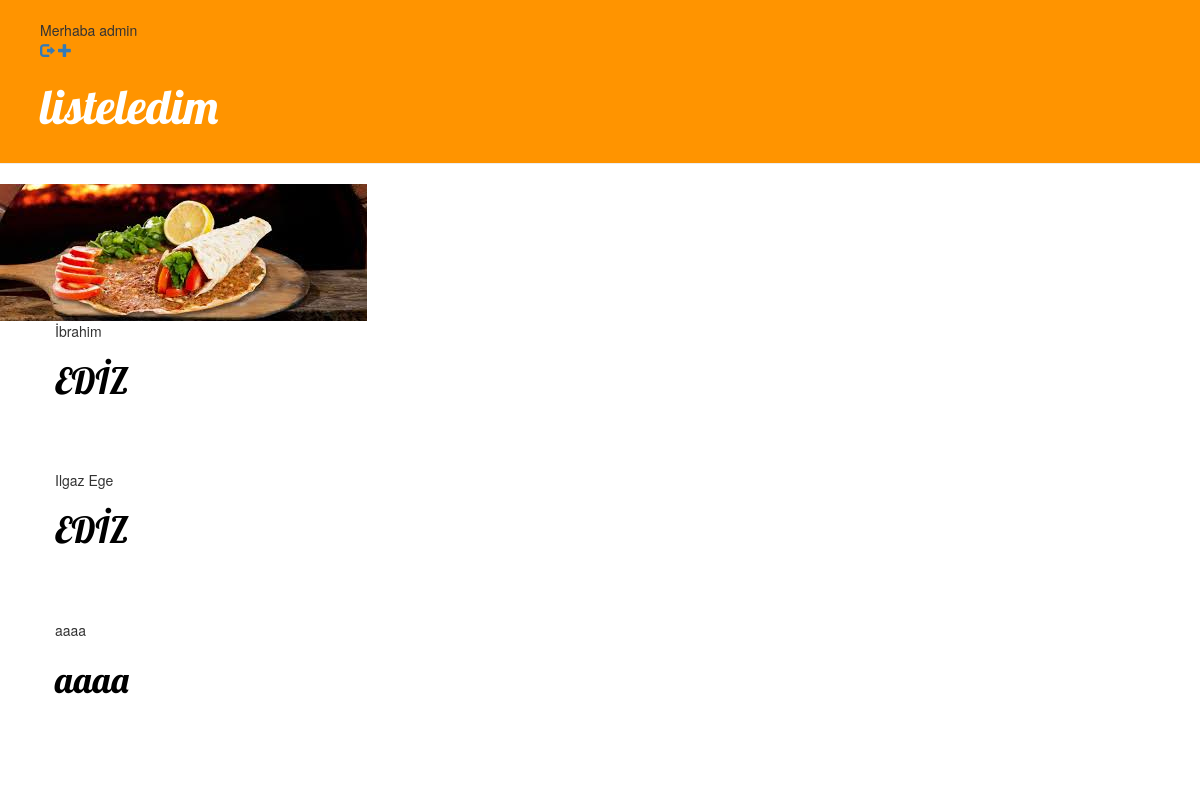
The page /kayit (signed in) on the database its author committed.
### KayitAl/models.py (models this page shows, shortened)
class KayitModels(models.Model):
    adi = models.CharField(max_length=60)
    soyadi = models.CharField(max_length=60)
    cinsiyetCh = [("0","ERKEK"),("1","KADIN")]
    cinsiyet = models.CharField(max_length=15,choices=cinsiyetCh)
    tcKimlikNo = models.BigIntegerField()
    kayit_zaman = models.DateTimeField(default=timezone.now)

### KayitAl/views.py (the view)
# urls.py: path('', views.kayitlist, name='kayit_list'),
def kayitlist(request):
    kayitlar = KayitModels.objects.all()
    return render(request,'kayit/liste.html',{"kayitlar":kayitlar})

### templates/kayit/liste.html
{%extends "../base.html"%}
{%block baslik%}
listeledim
{%endblock%}
    {% block content %}
        <div class="content container">
            <div class="row">
                <div class="col-md-8">
                {% for kayit in kayitlar %}
                    <div class="post">
                          {{ kayit.adi }}
                        <h1><a href="{% url 'kayitagit' pk=kayit.pk %}">{{ kayit.soyadi }}</a></h1>
                    </div>
                {% endfor %}
                </div>
            </div>
        </div>
    {% endblock %}

### templates/base.html (shortened to what this page needs)
{% load static %}
<html>
    <head>
        <link rel="stylesheet" href="//maxcdn.bootstrapcdn.com/bootstrap/3.2.0/css/bootstrap.min.css">
        <link rel="stylesheet" href="//maxcdn.bootstrapcdn.com/bootstrap/3.2.0/css/bootstrap-theme.min.css">
        <link rel="stylesheet" href="{% static 'css/benim.css' %}">
    </head>
    <body>
        <div class="page-header">
        {%if user.is_authenticated %}
        Merhaba {{ user.username }} <br>
        <a href="{% url 'logout' %}"><span class="glyphicon glyphicon-log-out"></span></a>
        {% else %}
        <a href="{% url 'login' %}"><span class="glyphicon glyphicon-log-in"></span></a>
         <a href="{% url 'signup' %}"><span class="glyphicon glyphicon-user"></span></a>
        {%endif %}
        <a href="{% url 'kayityeni' %}"><span class="glyphicon glyphicon-plus"></span></a>
            <h1><a href="/">{%block baslik%}{% endblock %}</a></h1>
        </div>
        <img src="{% static 'css/deneme.jpg' %}"/>
        {% block content %}
        {% endblock %}
    </body>
</html>

### static/css/benim.css (style rules this page uses)
.page-header { background-color: #ff9400; margin-top: 0; padding: 20px 20px 20px 40px; }
.page-header h1, .page-header h1 a, .page-header h1 a:visited, .page-header h1 a:active { color: #ffffff; font-size: 36pt; text-decoration: none; }
.content { margin-left: 40px; }
h1, h2, h3, h4 { font-family: 'Lobster', cursive; }
.post { margin-bottom: 70px; }
.post h1 a, .post h1 a:visited { color: #000000; }

### rows shown on the page
KayitModels: adi "İbrahim", soyadi "EDİZ"
KayitModels: adi "Ilgaz Ege", soyadi "EDİZ"
KayitModels: adi "aaaa", soyadi "aaaa"

### other values the page prints
{{ user.username }} "admin"
